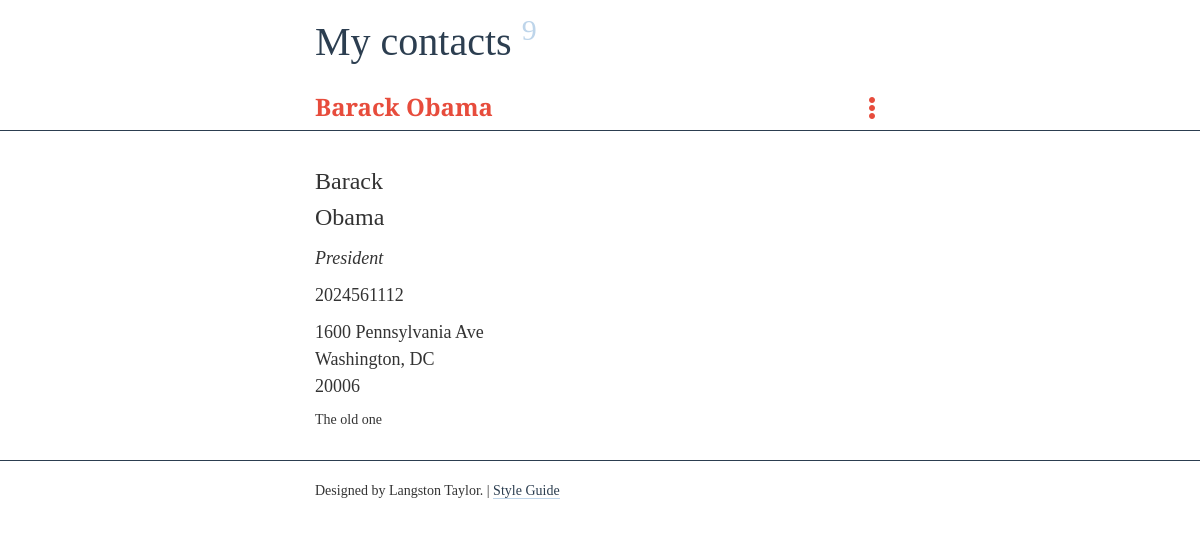
The page /edit.php?id=1 on the database its author committed.
### tables this page shows
CREATE TABLE IF NOT EXISTS `contacts` (
  `id` int(11) NOT NULL,
  `firstname` varchar(200) NOT NULL,
  `lastname` varchar(200) NOT NULL,
  `title` varchar(200) NOT NULL,
  `address` tinytext NOT NULL,
  `city` tinytext NOT NULL,
  `state` tinytext NOT NULL,
  `zip` varchar(200) NOT NULL,
  `phone` varchar(200) NOT NULL,
  `notes` text NOT NULL
);

### edit.php (the view, shortened to what this page needs)
<?php
  include 'header.php';
  include 'top.php';
  $id = $_GET['id'];
  $stmt = $db->prepare('SELECT * from contacts WHERE id = :id LIMIT 1');
  $stmt->bindParam(':id', $id);
  $stmt->execute();
  $contact = $stmt->fetch(PDO::FETCH_ASSOC);
?>
    <div class="row">
      <div class="col-xs-12 col-sm-6 col-sm-offset-3">
        <h2>
          <?php echo $contact['firstname']; ?> <?php echo $contact['lastname']; ?>
          <span class="glyphicon glyphicon-option-vertical pull-right expand" aria-hidden="true"></span>
        </h2>
      </div>
    </div>
  </div>
</div>
<div class="container-fluid editcontainer">
<div class="row">
  <div class="col-xs-12 col-sm-6 col-sm-offset-3">
    <form class="contact_form plain" action="/update.php" method="POST">
      <div class="name_group">
        <div class="form-group contact_firstname hoverglyph">
          <label for="contact_firstname">
            <h3>
              <?php echo $contact['firstname'] ?>
            </h3>
          </label>
        </div>
        <div class="form-group contact_lastname hoverglyph">
          <label for="contact_lastname">
            <h3><?php echo $contact['lastname'] ?> <span class="glyphicon glyphicon-pencil editbutton" aria-hidden="true"></span></h3>
          </label>
        </div>
      </div>
      <div class="form-group contact_title hoverglyph">
        <label for="contact_title">
          <h4 class="title"><?php echo $contact['title'] ?> <span class="glyphicon glyphicon-pencil editbutton" aria-hidden="true"></span></h4>
        </label>
      </div>
      <div class="form-group contact_phone hoverglyph">
        <label for="contact_phone">
          <h4 class="phone"><?php echo $contact['phone'] ?> <span class="glyphicon glyphicon-pencil editbutton" aria-hidden="true"></span></h4>
        </label>
      </div>
      <div class="address_group">
        <div class="form-group contact_address hoverglyph">
          <label for="contact_address">
            <h4 class="address"><?php echo $contact['address'] ?></h4> <span class="glyphicon glyphicon-pencil editbutton" aria-hidden="true"></span>
          </label>
        </div>
        <div class="form-group contact_city hoverglyph">
          <label for="contact_city">
            <h4 class="address"><?php echo $contact['city'] ?>, <?php echo $contact['state'] ?></h4> <span class="glyphicon glyphicon-pencil editbutton" aria-hidden="true"></span>
          </label>
        </div>
        <div class="form-group contact_zip hoverglyph">
          <label for="contact_zip">
            <h4 class="zip"><?php echo $contact['zip'] ?></h4> <span class="glyphicon glyphicon-pencil editbutton" aria-hidden="true"></span>
          </label>
        </div>
      </div>
      <div class="form-group contact_notes hoverglyph">
        <label for="contact_notes">
          <p class="notes"><?php echo $contact['notes'] ?> <span class="glyphicon glyphicon-pencil editbutton" aria-hidden="true"></span></p>
        </label>
      </div>
    </form>
  </div>
</div>
<?php include 'footer.php' ?>

### style.css (style rules this page uses)
body { font-family: 'Merriweather Sans'; }
h2 { font-size: 24px; font-weight: 800; color: #E74C3C; }
p { font-weight: 300; }
.plain .form-group, .plain label, .plain h3, .plain h4 { margin: 0; }
.plain h3, .plain h4 { line-height: 1.5; }
.plain h3, .plain h4 { display: inline; }
.plain .name_group, .plain .address_group, .plain .contact_title, .plain .contact_phone { margin: 10px 0px; }
.editcontainer { margin-top: 20px; -webkit-transition: margin-top 300ms linear; -ms-transition: margin-top 300ms linear; transition: margin-top 300ms linear; }
.hoverglyph, .expand, h3, h4, .contact_form p { cursor: pointer; }
h4.title { font-weight: 300; font-style: italic; }
p.notes { font-weight: 300; }
.contact_form { padding-bottom: 20px; }

### rows shown on the page
contacts: firstname "Barack", lastname "Obama", title "President", phone "2024561112", address "1600 Pennsylvania Ave", city "Washington", state "DC", zip "20006", notes "The old one"

### other values the page prints
count($contacts) "9"
